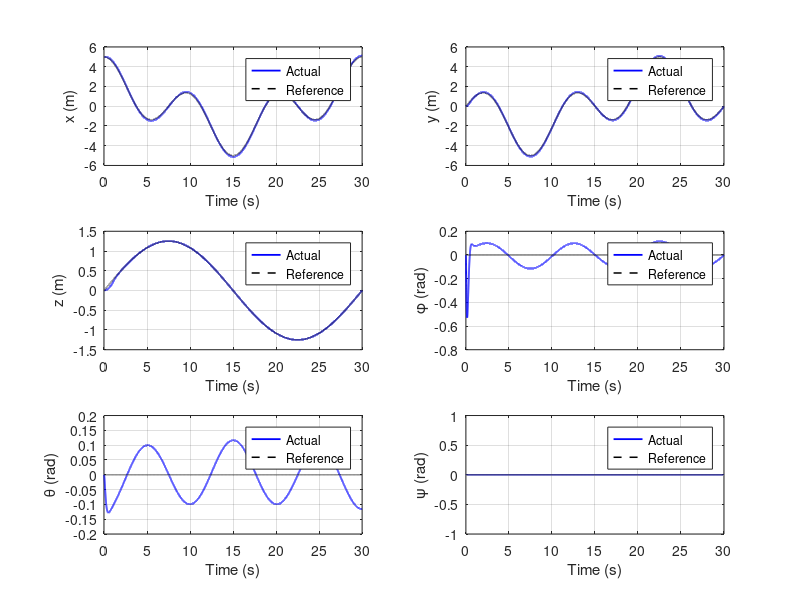

The MATLAB source for this figure: (Note: this script raises an error after producing the figure.)
clc; clear; close all; 
format long;

tic % Start timer for computation

%%%%%%%%%%%%%%%%%%%%%%%%%%%%%%%%%%%%%%%%%%%%%%%%%%%%%%%%%%%%%%%%%%
%%%%%%%% LQ Controller for Quadcopter Trajectory Tracking %%%%%%%%
%%%%%%%%%%%%%%%%%%%%%%%%%%%%%%%%%%%%%%%%%%%%%%%%%%%%%%%%%%%%%%%%%%

% Platform Parameters
m = 1.25; % Mass (kg)
g = 9.81; % Gravity (m/s^2)
Ixx = 0.0232; % Inertia (kg m^2)
Iyy = 0.0232; % Inertia (kg m^2)
Izz = 0.0468; % Inertia (kg m^2)

%%%%%%%%%%%%%%%%%%%%%%%%%%%%%%
%%%%%%%% Trajectories %%%%%%%%
%%%%%%%%%%%%%%%%%%%%%%%%%%%%%%
% Uncomment trajectory of choice

%%%% 3D LINE %%%%
% dt = 0.001; % Time step (s)
% tf = 10; % Final time (s)
% t = 0:dt:tf; % Time array (s)
% N = length(t); % Number of time steps
% 
% x_0 = [0; 0; 0]; % Starting point (x,y,z)
% x_f = [-10; 10; 10]; % Final point (x,y,z)
% 
% traj = x_0 + (x_f - x_0) * (t / tf);  % Positional trajectory
% traj_vel = repmat((x_f - x_0) / tf, 1, N); % Derivative for velocity
% 
% % Generate 12 state reference trajectory
% x_ref = zeros(12, N); % [x; dx; y; dy; z; dz; phi; dphi; theta; dtheta; psi; dpsi]
% x_ref(1, :) = traj(1, :);
% x_ref(2, :) = traj_vel(1, :);
% x_ref(3, :) = traj(2, :);
% x_ref(4, :) = traj_vel(2, :);
% x_ref(5, :) = traj(3, :);
% x_ref(6, :) = traj_vel(3, :);
% 
% % Initial conditions - [x, dx, y, dy, z, dz, phi, dphi, theta, dtheta, psi, dpsi]
% state = zeros(12,N); % Tracks state over time
% state(:,1) = [0; 0; 0; 0; 0; 0; 0; 0; 0; 0; 0; 0];

%%%% UPWARDS SPIRAL %%%%
% dt = 0.001; % Time step (s)
% tf = 30; % Final time (s)
% t = 0:dt:tf; % Time array (s)
% N = length(t); % Number of time steps
% 
% r = 5; % Radius of spiral (m)
% w = 2 * pi / (tf/3); % Angular velocity (rad/s)
% linearRate = 0.75; % Linear rate of climb (m/s)
% 
% traj_x = r * cos(w*t); % X position trajectory
% traj_y = r * sin(w*t); % Y position trajectory
% traj_z = linearRate * t; % Z position trajectory
% 
% vel_x = -r * w * sin(w*t); % X velocity trajectory
% vel_y = r * w * cos(w*t); % Y velocity trajectory
% vel_z = linearRate * ones(1,N); % Z velocity trajectory
% 
% % Generate 12 state reference trajectory
% x_ref = zeros(12, N); % [x; dx; y; dy; z; dz; phi; dphi; theta; dtheta; psi; dpsi]
% x_ref(1, :) = traj_x;
% x_ref(2, :) = vel_x;
% x_ref(3, :) = traj_y;
% x_ref(4, :) = vel_y;
% x_ref(5, :) = traj_z;
% x_ref(6, :) = vel_z;
% 
% % Initial conditions - [x, dx, y, dy, z, dz, phi, dphi, theta, dtheta, psi, dpsi]
% state = zeros(12,N); % Tracks state over time
% state(:,1) = [5; 0; 0; 0; 0; 0; 0; 0; 0; 0; 0; 0];

%%%% Rose Petal %%%%
dt = 0.001; % Time step (s)
tf = 30; % Final time (s)
t = 0:dt:tf; % Time array (s)
N = length(t); % Number of time steps

r = 5; % Radius of path (m)
w = 2 * pi / tf; % angular velocity (rad/s)
k = 2; % Number of loops | odd k = k 'petals' | even k = 2 *k 'petals'

traj_x = r * cos(k*w*t) .* cos(w*t); % X velocity trajectory
traj_y = r * cos(k*w*t) .* sin(w*t); % Y velocity trajectory
traj_z = (r/4) * sin(w*t); % Z velocity trajectory

vel_x = gradient(traj_x, dt); % X velocity trajectory
vel_y = gradient(traj_y, dt); % Y velocity trajectory
vel_z = gradient(traj_z, dt); % Z velocity trajectory

% Generate 12 state reference trajectory
x_ref = zeros(12, N); % [x; dx; y; dy; z; dz; phi; dphi; theta; dtheta; psi; dpsi]
x_ref(1, :) = traj_x;
x_ref(2, :) = vel_x;
x_ref(3, :) = traj_y;
x_ref(4, :) = vel_y;
x_ref(5, :) = traj_z;
x_ref(6, :) = vel_z;

% Initial conditions - [x, dx, y, dy, z, dz, phi, dphi, theta, dtheta, psi, dpsi]
state = zeros(12,N); % Tracks state over time
state(:,1) = [5; 0; 0; 0; 0; 0; 0; 0; 0; 0; 0; 0];

%%%% Reference Inputs %%%%
% Assume desired state near hover at each time step for slower, controlled
% trajectories
U_ref = [m*g; 0; 0; 0];

%%%%%%%%%%%%%%%%%%%%%%%%%%%%
%%%%%%%% WIND NOISE %%%%%%%%
%%%%%%%%%%%%%%%%%%%%%%%%%%%%
% At the end of this section, uncomment the wind acceleration component
% being all zeros to eliminate wind noise
% Wind speed noise is calculated using exponential smoothing to
% smooth wind values generated from a Guassian distribution

vel_mean= 5; % Mean wind speed (m/s)
vel_std = 2; % Wind speed standard deviation

ang_mean = deg2rad(25); % Mean direction of wind with respect to x-direction (rad)
ang_std = deg2rad(5); % Wind direction standard deviation

Vel = zeros(1,N); % Store wind velocity data
Vel_x = zeros(1,N); % Store x-direction wind velocity data
Vel_y = zeros(1,N); % Store y-direction wind velocity data
Dir = zeros(1,N); % Store wind direction data

alpha = 0.99; % Smoothing parameter
vel_noise = 0; % Initial wind speed noise
ang_noise = 0; % Initial wind speed noise

for h = 1:N
    % Generate wind speed and angle noise with exponential smoothing and 
    % randn() Gaussian distribution
    vel_noise = alpha * vel_noise + sqrt(1 - alpha^2) * vel_std * randn();
    ang_noise = alpha * ang_noise + sqrt(1 - alpha^2) * ang_std * randn();

    % Calculate wind speed and angle value with respect to mean value
    vel_abs = vel_mean + vel_noise;
    ang_abs = ang_mean + ang_noise;

    % Calculate and store x- and y-components
    Vel_x(h) = vel_abs * cos(ang_abs);
    Vel_y(h) = vel_abs * sin(ang_abs);

    % Store absolute values for visualization
    Vel(h) = vel_abs;
    Dir(h) = ang_abs;
end

% Combine x and y wind states
V = zeros(12,N); 
V(1,:) = Vel_x;
V(3,:) = Vel_y;

% Calculate acceleration due to drag
Cd = 0.75; % Drag coefficient estimate
A = 0.1; % Area estimate (m^2)
p = 1.225; % Air density (kg/m^3)
S = (1/2) * p * A * Cd; % Placeholder for 0.5*p*A*Cd in drag equation
F_wind = S .* V.^2; % Force due to wind

% a_wind = F_wind ./ m; % Acceleration due to wind if wind noise is desired

a_wind = zeros(12,N); % Acceleration due to wind if no wind noise is desired

%%%%%%%%%%%%%%%%%%%%%%%%%%%%%%
%%%%%%%% Q & R COSTS  %%%%%%%%
%%%%%%%%%%%%%%%%%%%%%%%%%%%%%%

% Combined costs from GA optimization
QR = [449, 161, 392, 94.6, 486, 58.2, 13.1, 1.91, 310, 2.2, 297, 135, 0.104, 0.139, 0.033, 8.86];

% Split out into Q and R costs
Q = diag(QR(1:12));
R = diag(QR(13:16));

%%%%%%%%%%%%%%%%%%%%%%%%%%%%%%%%%%%%%%%%%%%
%%%%%%%% STATE SPACE MODEL & GAINS %%%%%%%%
%%%%%%%%%%%%%%%%%%%%%%%%%%%%%%%%%%%%%%%%%%%

A = zeros(12); % Initialize A-matrix
B = zeros(12, 4); % Initialize B-matrix

% Populate A-matrix
A(1,2) = 1;
A(2,9) = g;
A(3,4) = 1;
A(4,7) = -g;
A(5, 6) = 1;
A(7,8) = 1;
A(9, 10) = 1;
A(11, 12) = 1;

% Populate B-matrix
B(6, 1) = 1/m;
B(8, 2) = 1/Ixx;
B(10,3) = 1/Iyy;
B(12,4) = 1/Izz;

% Compute Gain
[K,S,P] = lqr(A,B,Q,R);

%%%%%%%%%%%%%%%%%%%%%%%%%%%%%%%%%%%%%%
%%%%%%%% INITIALIZE VARIABLES %%%%%%%%
%%%%%%%%%%%%%%%%%%%%%%%%%%%%%%%%%%%%%%

U_hist = zeros(4,N); % Tracks control inputs over time

% Store positional errors over time for performance analysis
e_x = zeros(1,N);
e_y = zeros(1,N);
e_z = zeros(1,N);

%%%%%%%%%%%%%%%%%%%%%%%%%%%%
%%%%%%%% SIMULATION %%%%%%%%
%%%%%%%%%%%%%%%%%%%%%%%%%%%%

for i = 1:N-1

    % State error
    e = state(:,i) - x_ref(:,i);

    % Calculate system control input from state error
    U = U_ref - K * e;

    % Limit inputs to operational ranges
    U(1) = min(max(U(1), -m*g), 25 - m*g); % limit between free fall (0 N thrust) and +25 N
    U(2) = min(max(U(2), -7), 7);
    U(3) = min(max(U(3), -7), 7);
    U(4) = min(max(U(4), -7), 7);

    % Track positional error over time - store up for RMSE calculation
    e_x(i) = e(1);
    e_y(i) = e(3);
    e_z(i) = e(5);

    % Calculate state change at time step
    dx = A * state(:,i) + B * U + a_wind(:,i);
    dx(6) = dx(6) - g; % Account for gravity not represented in linearized state space form

    % Calculate updated state
    state(:,i+1) = state(:,i) + dx * dt;

    % Log inputs
    U(1) = U(1) + m*g; % Account for gravity again after calculation so plots look correct
    U_hist(:,i) = U;
end

%%%%%%%%%%%%%%%%%%%%%%%%%%%%%%%%%%%%%%%%%
%%%%%%%% Performance Calculation %%%%%%%%
%%%%%%%%%%%%%%%%%%%%%%%%%%%%%%%%%%%%%%%%%

compTime = toc; % End timer for computation
fprintf('\nComputation Time: %.3f seconds\n', compTime)

% Root Mean Square Error (RMSE) for positional states x, y, and z
rmse_3D = sqrt(mean(e_x.^2 + e_y.^2 + e_z.^2));
rmse_x = sqrt(mean(e_x.^2));
rmse_y = sqrt(mean(e_y.^2));
rmse_z = sqrt(mean(e_z.^2));

fprintf('\nRoot Mean Squared Error for LQ Trajectory Tracker\n')
fprintf('- - - - - - - - - - - - - - -\n');
fprintf('3-Dimensional RMSE: %.3f meters\n', rmse_3D)
fprintf('X-Position RMSE: %.3f meters\n', rmse_x)
fprintf('Y-Position RMSE: %.3f meters\n', rmse_y)
fprintf('Z-Position RMSE: %.3f meters\n', rmse_z)

% Calculate oscillations as a local minima/maxima
% Calculate 1-D velocities
dx = gradient(state(1,:), t);
dy = gradient(state(3,:), t);
dz = gradient(state(5,:), t);

% Calculate 1-D accelerations
ddx = gradient(dx, t);
ddy = gradient(dy, t);
ddz = gradient(dz, t);

% Combine into arrays for manipulation
d = [dx; dy; dz];
dd = [ddx; ddy; ddz];

% Take the cross product and calculate the curvature
vCrossa = cross(d', dd')';
K = sqrt(sum(vCrossa.^2, 1)) ./ (sqrt(dx.^2 + dy.^2 + dz.^2).^3);

% Threshold curvature to find number of sharp turns indicating a lack of
% smoothness
[sharp_turns, ~] = findpeaks(K, 'MinPeakHeight', 0.75);
sharp_turns = length(sharp_turns);
fprintf('\n\nLocal Minima/Maxima Smoothness Analysis\n')
fprintf('- - - - - - - - - - - - - - -\n')
fprintf('Number of sharp turns: %.0f\n', sharp_turns)

%%%%%%%%%%%%%%%%%%%%%%%%%%%%%%%
%%%%%%%% Visualization %%%%%%%%
%%%%%%%%%%%%%%%%%%%%%%%%%%%%%%%

% Plot colors
colors = [0.8500 0.3250 0.0980; % 'o'
        0.4660 0.6740 0.1880; % 'g'
        0.3010 0.7450 0.9330; % 'c'
        0.4940 0.1840 0.5560]; % 'm'

% Plot states
figure;
labels = {'x (m)', 'y (m)', 'z (m)', '\phi (rad)', '\theta (rad)', '\psi (rad)'};
ind = [1, 3, 5, 7, 9, 11];
for j = 1:6
    subplot(3,2,j);
    plot(t, state(ind(j),:), 'b', 'LineWidth', 1.3);
    hold on;
    plot(t, x_ref(ind(j), :), 'k--', 'LineWidth', 1.1);
    ylabel(labels{j});
    xlabel('Time (s)');
    legend('Actual','Reference');
    grid on;
end
sgtitle('Quadcopter States with LQ Controller');

% Plot inputs
figure;
labels = {'U1 - Thrust (N)', 'U2 - Roll Torque (Nm)', 'U3 - Pitch Torque (Nm)', 'U4 - Yaw Torque (Nm)'};
for k = 1:4
    subplot(2,2,k);
    plot(t, U_hist(k,:), 'Color', colors(k,:), 'LineWidth', 1.4);
    xlabel('Time (s)');
    ylabel(labels{k});
    grid on;
end
sgtitle('Quadcopter Control Inputs with LQ Controller')

% Plot 3D trajectory
figure;
plot3(x_ref(1,:), x_ref(3,:), x_ref(5,:), 'k--', 'LineWidth', 1.5);
hold on;
plot3(state(1,:), state(3,:), state(5,:), 'b', 'LineWidth', 2);
hold on;
scatter3(x_ref(1,1), x_ref(3,1), x_ref(5,1), 75, 'go', 'filled');
hold on;
scatter3(x_ref(1,N), x_ref(3,N), x_ref(5,N), 75, 'ro', 'filled');
xlabel('X (m)'); ylabel('Y (m)'); zlabel('Z (m)');
legend('Reference Trajectory','Actual Trajectory','Start','End');
grid on;
axis equal;
title('3D Position for Trajectory Tracking with LQ Controller');